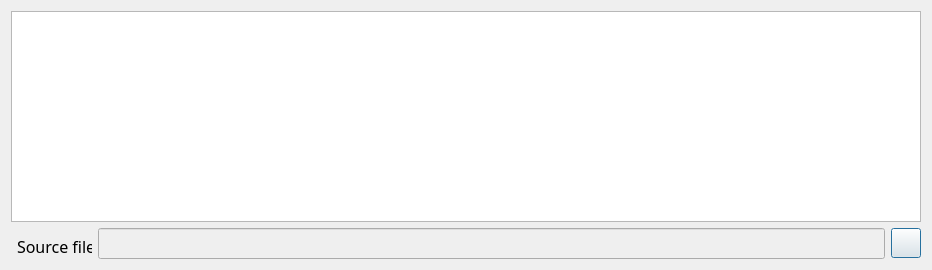
<?xml version="1.0" encoding="UTF-8"?>
<ui version="4.0">
 <class>Dialog</class>
 <widget class="QDialog" name="Dialog">
  <property name="geometry">
   <rect>
    <x>0</x>
    <y>0</y>
    <width>932</width>
    <height>270</height>
   </rect>
  </property>
  <property name="minimumSize">
   <size>
    <width>932</width>
    <height>270</height>
   </size>
  </property>
  <property name="font">
   <font>
    <family>Rockwell</family>
    <pointsize>12</pointsize>
   </font>
  </property>
  <property name="windowTitle">
   <string>R2D2 object viewer</string>
  </property>
  <property name="windowIcon">
   <iconset>
    <normaloff>images/r2.png</normaloff>images/r2.png</iconset>
  </property>
  <layout class="QGridLayout" name="gridLayout">
   <item row="1" column="1">
    <widget class="QLabel" name="label">
     <property name="minimumSize">
      <size>
       <width>75</width>
       <height>20</height>
      </size>
     </property>
     <property name="maximumSize">
      <size>
       <width>75</width>
       <height>30</height>
      </size>
     </property>
     <property name="font">
      <font>
       <family>Rockwell</family>
       <pointsize>12</pointsize>
       <italic>false</italic>
      </font>
     </property>
     <property name="text">
      <string>Source file:</string>
     </property>
     <property name="alignment">
      <set>Qt::AlignBottom|Qt::AlignLeading|Qt::AlignLeft</set>
     </property>
    </widget>
   </item>
   <item row="1" column="3">
    <widget class="QPushButton" name="exit_button">
     <property name="minimumSize">
      <size>
       <width>30</width>
       <height>30</height>
      </size>
     </property>
     <property name="maximumSize">
      <size>
       <width>30</width>
       <height>30</height>
      </size>
     </property>
     <property name="text">
      <string/>
     </property>
     <property name="icon">
      <iconset>
       <normaloff>images/exit.png</normaloff>images/exit.png</iconset>
     </property>
     <property name="iconSize">
      <size>
       <width>25</width>
       <height>25</height>
      </size>
     </property>
    </widget>
   </item>
   <item row="0" column="0" colspan="4">
    <widget class="QTableView" name="tableView">
     <property name="minimumSize">
      <size>
       <width>900</width>
       <height>150</height>
      </size>
     </property>
    </widget>
   </item>
   <item row="1" column="2">
    <widget class="QLineEdit" name="file_line">
     <property name="enabled">
      <bool>false</bool>
     </property>
     <property name="minimumSize">
      <size>
       <width>750</width>
       <height>25</height>
      </size>
     </property>
     <property name="maximumSize">
      <size>
       <width>16777215</width>
       <height>35</height>
      </size>
     </property>
     <property name="font">
      <font>
       <family>Rockwell</family>
       <pointsize>12</pointsize>
      </font>
     </property>
     <property name="alignment">
      <set>Qt::AlignBottom|Qt::AlignLeading|Qt::AlignLeft</set>
     </property>
    </widget>
   </item>
  </layout>
 </widget>
 <resources/>
 <connections/>
</ui>
